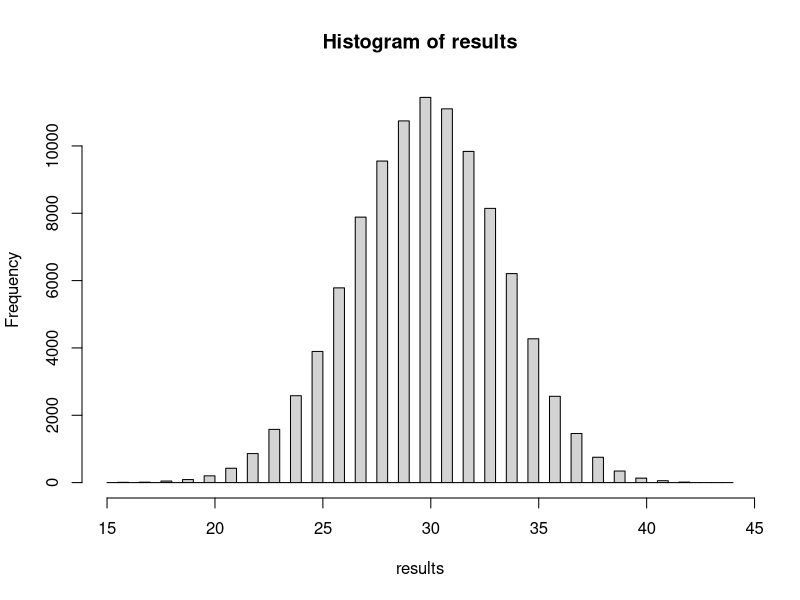
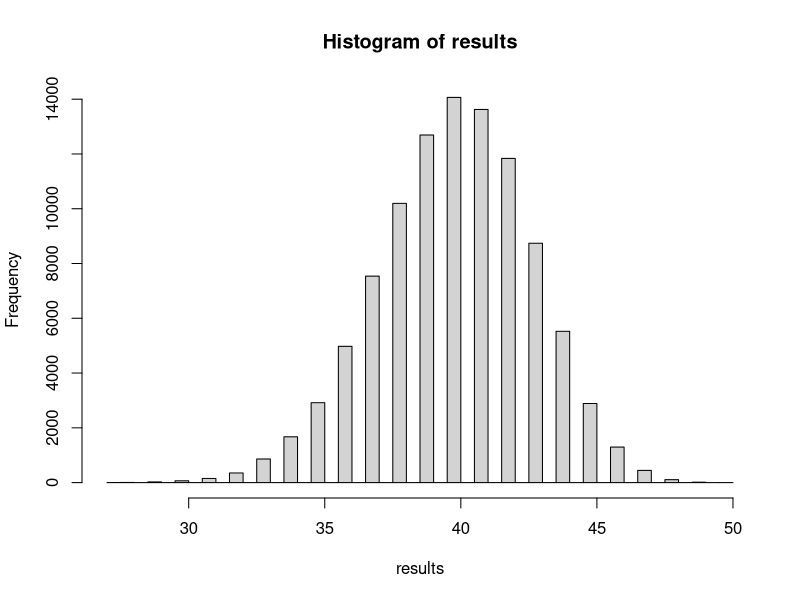

Generate these figures, in order, with R:
#1a
results<-vector(mode="integer",length=100000)
for(i in 1:100000){
  heads<-0
  x<-sample(10,50,replace = TRUE) # get 50 samples between 1-10
  for(j in 1:50){
    if(x[j]<=6){ #if the samples <=6, record as heads
      heads<-heads+1
    }
  }
  results[i]<-results[i]+heads
}
hist(results,breaks=50)
mean(results)
sd(results)

#1b   35heads
dnorm(35,29.99942,3.46195)
dnorm(35,30.01528,3.465176)#another test
#for calculate theoretical probability of 35 heads
sum<-1
a<-50
b<-15
for(i in 1:15){
  sum<-sum*a/b
  a<-a-1
  b<-b-1
}
sum<-sum*0.6^35*0.4^15
#35heads fewer
pnorm(35,29.99942,3.46195)
pnorm(35,30.01528,3.465176)#another test
#for calculate theoretical probability of 35 heads or fewer
sum2<-0
for(i in 1:35){
  tmp<-1
  a<-50
  b<-1
  for(j in 1:i){
    tmp<-tmp*a/b
    a<-a-1
    b<-b+1
  }
  tmp<-tmp*0.6^i*0.4^(50-i)
  sum2<-sum2+tmp
}

#1c
results<-vector(mode="integer",length=100000)
for(i in 1:100000){
  heads<-0
  x<-sample(10,50,replace = TRUE) # get 50 samples between 1-10
  for(j in 1:50){
    if(x[j]<=8){ #if the samples <=8, record as heads
      heads<-heads+1
    }
  }
  results[i]<-results[i]+heads
}
hist(results,breaks=50)
mean(results)
sd(results)
